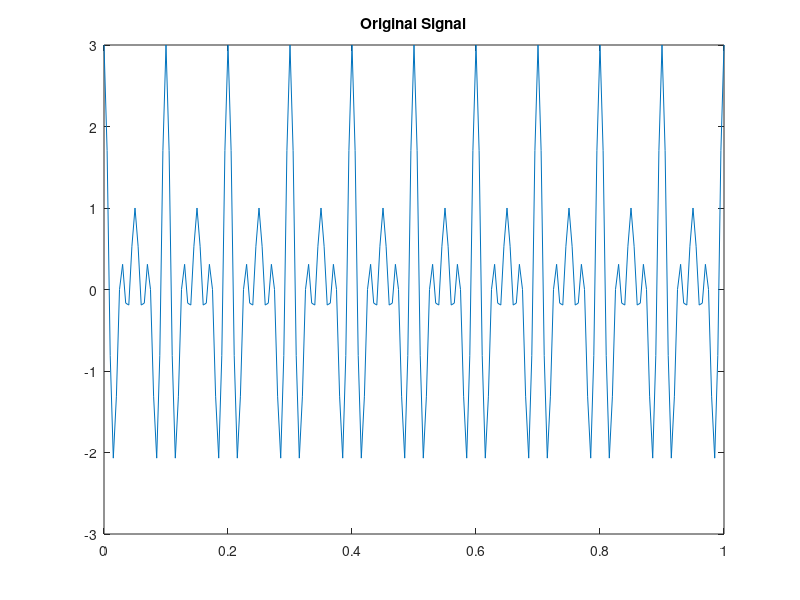
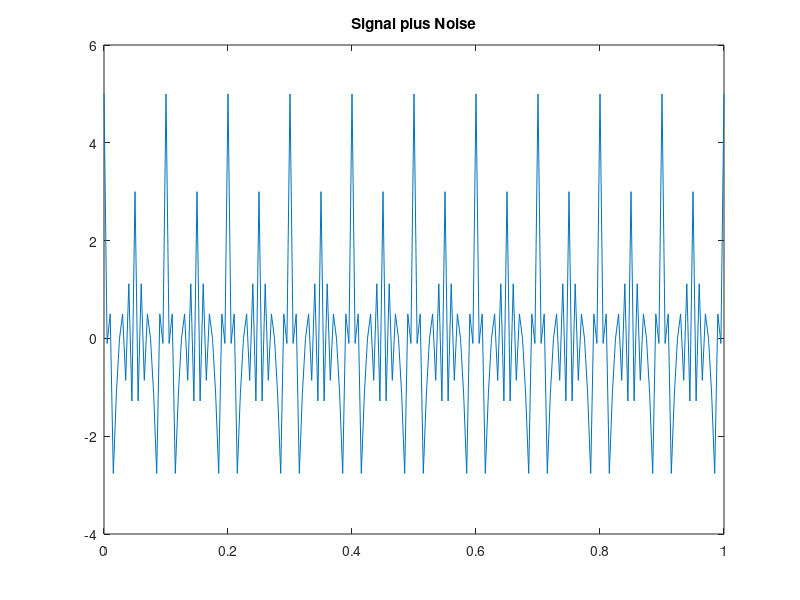
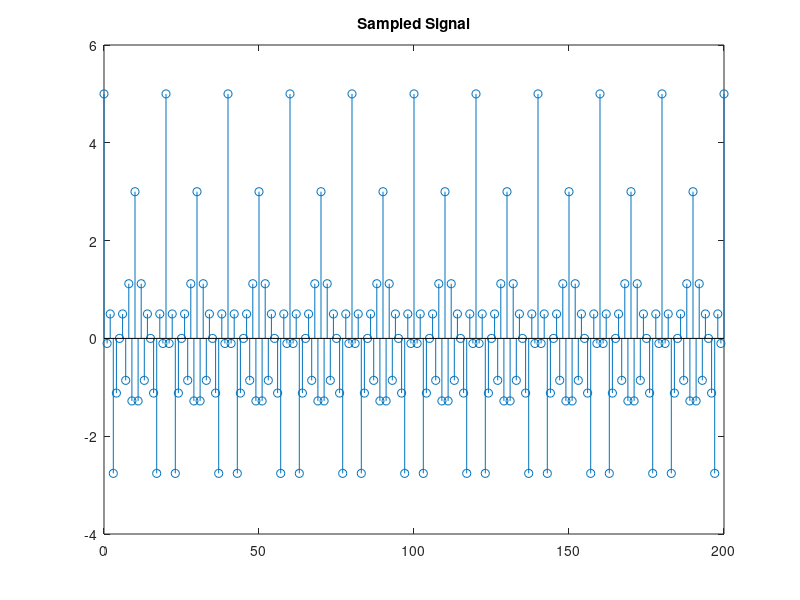
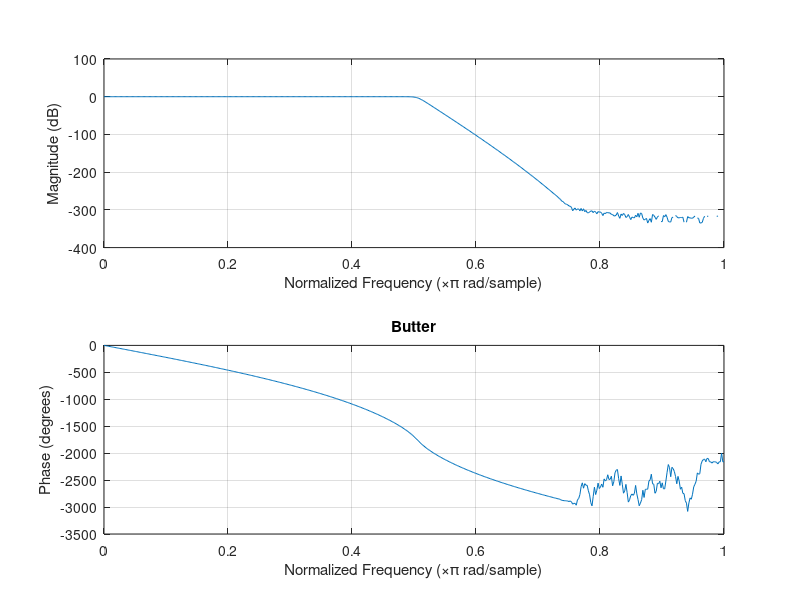

MATLAB code for these plots, in order:
%pkg load signal % Octave only, comment out for Matlab
wp = 50/100;
ws = 60/100;
rp = 1;
rs = 100;
t = 0:0.005:1;
Fs = 200;

sig = cos(20*2*pi*t) + cos(30*2*pi*t) + cos(40*2*pi*t);
noise = cos(100*2*pi*t) + cos(80*2*pi*t);
figure;
plot(t, sig)
title('Original Signal')
saveas(gcf, 'original.jpg')
total = sig + noise;
figure;
plot(t, total)
title('Signal plus Noise')
saveas(gcf, 'with_noise.jpg')

n1 = 0:length(t)-1;
total_d = cos(20*2*pi*n1/Fs) + cos(30*2*pi*n1/Fs) + cos(40*2*pi*n1/Fs) + cos(100*2*pi*n1/Fs) + cos(80*2*pi*n1/Fs);
figure;
stem(n1, total_d)
title('Sampled Signal')
saveas(gcf, 'sampled.jpg')


[n, Wn] = buttord(wp, ws, rp, rs);
[b, a] = butter(n, Wn);
figure;
freqz(b, a)
title('Butter')
saveas(gcf, 'Butter_response.jpg')
yb = filter(b, a, total_d);
figure;
stem(n1, yb)
title('Butterworth Filtered Discrete')
saveas(gcf, 'butter_filtered.jpg')
but_err = mean(abs(sig - yb) / mean(abs(sig)));
fprintf('Butterworth Filter Error: %4.4f\n', but_err);
figure;
plot(t, yb)
title('Butterworth Continuous')
saveas(gcf, 'but_cont.jpg')

[nc, Wnc] = cheb1ord(wp, ws, rp, rs);
[bc, ac] = cheby1(nc, rp, Wnc);
figure;
freqz(bc, ac)
title('cheby1')
saveas(gcf, 'cheby1_response.jpg')
figure;
yc1 = filter(bc, ac, total_d);
stem(n1, yc1)
title('Cheby1 filtered')
saveas(gcf, 'cheby1_filt.jpg')
c1_err = mean(abs(sig - yc1) / mean(abs(sig)));
fprintf('Chebyshev Type I Filter Error: %4.4f\n', c1_err);
figure;
plot(t, yc1)
title('Chebyshev I continuous')
saveas(gcf, 'cheby1_cont.jpg')

[nc2, Wnc2] = cheb2ord(wp, ws, rp, rs);
[bc2, ac2] = cheby1(nc2, rs, Wnc2);
figure;
freqz(bc2, ac2)
title('cheby2')
saveas(gcf, 'cheby2_response.jpg')
figure;
yc2 = filter(bc2, ac2, total_d);
stem(n1, yc2)
title('Cheby2 filtered')
saveas(gcf, 'cheby2_filt.jpg')
c2_err = mean(abs(sig - yc2) / mean(abs(sig)));
fprintf('Chebyshev Type II Filter Error: %4.4f\n', c2_err);
figure;
plot(t, yc2)
title('Chebyshev II continuous')
saveas(gcf, 'cheby2_cont.jpg')

[ne, Wne] = ellipord(wp, ws, rp, rs);
[be, ae] = ellip(ne, rp, rs, Wne);
figure;
freqz(be, ae)
title('ellipse')
saveas(gcf, 'ellipse_response.jpg')
figure;
ye = filter(be, ae, total_d);
stem(n1, ye)
title('Ellipse filtered')
saveas(gcf, 'ellipse_filt.jpg')
e_err = mean(abs(sig - ye) / mean(abs(sig)));
fprintf('Ellipse Filter Error: %4.4f\n', e_err);
figure;
plot(t, ye)
title('Ellipse continuous')
saveas(gcf, 'e_cont.jpg')
